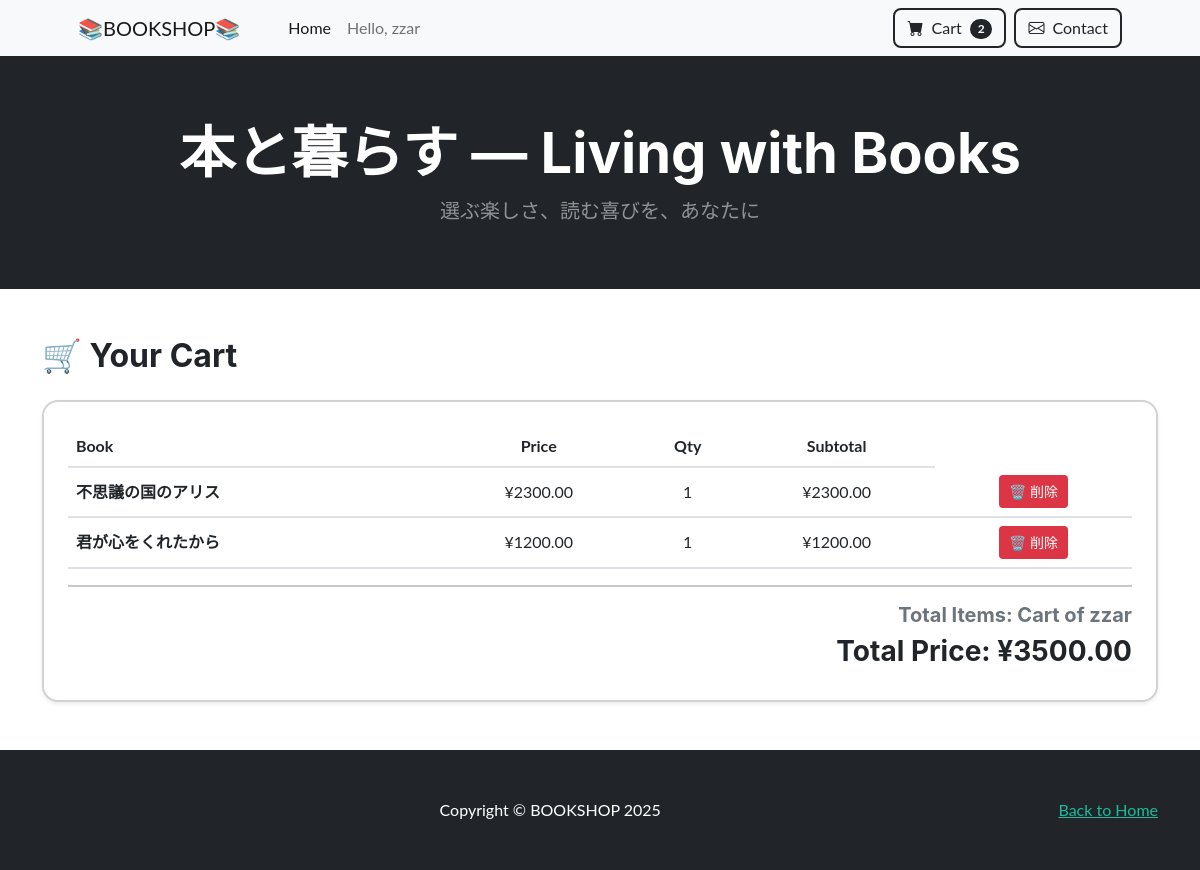
/bookshop/cart/ (signed in), run on the app's committed database.
### accounts/models.py (models this page shows)
class CustomUser(AbstractUser):
    pass

### bookshop_app/models.py (models this page shows, shortened)
class Cart(models.Model):
    user = models.OneToOneField(settings.AUTH_USER_MODEL, on_delete=models.CASCADE)
    def total_items(self):
        return sum(item.quantity for item in self.items.all())
    def __str__(self):
        return f"Cart of {self.user.username}"

class CartItem(models.Model):
    cart = models.ForeignKey(Cart, related_name="items", on_delete=models.CASCADE)
    book = models.ForeignKey(Book, on_delete=models.CASCADE)
    quantity = models.PositiveIntegerField(default=1)
    def subtotal(self):
        return self.book.price * self.quantity

class Book(models.Model):
    title = models.CharField(max_length=200)
    description = models.TextField(blank=True, null=True)
    price = models.DecimalField(max_digits=10, decimal_places=2, null=True, blank=True)
    image = models.ImageField(upload_to='book_images/', blank=True, null=True)
    categories = models.ManyToManyField(Category, related_name='books', blank=True)

### bookshop_app/views.py (the view)
# urls.py: path('cart/', views.cart_detail, name='cart_detail'),
@login_required(login_url='accounts:login')
def cart_detail(request):
    cart, _ = Cart.objects.get_or_create(user=request.user)
    items = cart.items.all()
    total = sum(item.subtotal() for item in items)
    count = sum(item.quantity for item in items)
    return render(request, 'cart_detail.html', {
        'cart': cart,
        'items': items,
        'total': total,
        'count': count,
    })

### bookshop_app/templates/cart_detail.html (shortened to what this page needs)
{% extends "base.html" %}
{% block content %}
<div class="container my-5">
    <h2 class="fw-bolder mb-4 text-dark">🛒 Your Cart</h2>
    <div class="card shadow-sm rounded-4">
        <div class="card-body p-4">
            <table class="table align-middle">
                <thead>
                    <tr>
                        <th>Book</th>
                        <th class="text-center">Price</th>
                        <th class="text-center">Qty</th>
                        <th class="text-center">Subtotal</th>
                    </tr>
                </thead>
                <tbody>
                    {% for item in items %}
                    <tr>
                        <td class="fw-semibold">{{ item.book.title }}</td>
                        <td class="text-center">¥{{ item.book.price }}</td>
                        <td class="text-center">{{ item.quantity }}</td>
                        <td class="text-center">¥{{ item.subtotal }}</td>
                        <td class="text-center">
                            <a href="{% url 'bookshop:remove_cart_item' item.id %}" class="btn btn-sm btn-danger">
                                🗑 削除
                            </a>
                        </td>
                    </tr>
                    {% empty %}
                    <tr><td colspan="4" class="text-center text-muted">カートは空です</td></tr>
                    {% endfor %}
                </tbody>
            </table>
            <hr>
            <div class="text-end">
                <h5 class="text-muted">Total Items: {{ cart }}</h5>
                <h3 class="fw-bold text-dark">Total Price: ¥{{ total }}</h3>
            </div>
        </div>
    </div>
</div>
{% endblock %}

### bookshop_app/templates/base.html (shortened to what this page needs)
{% load static %}
<!DOCTYPE html>
<html lang="en">
    <head>
        <link href="https://cdn.jsdelivr.net/npm/bootstrap-icons@1.5.0/font/bootstrap-icons.css" rel="stylesheet" />
        <link href= "{% static "css/bookshop.css" %}" rel="stylesheet" />
    </head>
    <body>
        <nav class="navbar navbar-expand-lg navbar-light bg-light">
            <div class="container px-4 px-lg-5">
                <a class="navbar-brand" href="{% url 'bookshop:index' %}">📚BOOKSHOP📚</a>
                <div class="collapse navbar-collapse" id="navbarSupportedContent">
                    <ul class="navbar-nav me-auto mb-2 mb-lg-0 ms-lg-4">
                        <li class="nav-item"><a class="nav-link active" aria-current="page" href="{% url 'bookshop:index' %}">Home</a></li>
                        {% if user.is_authenticated %}
                            <li class="nav-item">
                                <a class="nav-link" href="{% url 'accounts:mypage' %}">Hello, {{ user.username }}</a>
                            </li>
                        {% endif %}
                    </ul>
                    <a class="btn btn-outline-dark" href="{% url 'bookshop:cart_detail' %}">
                    <i class="bi bi-cart-fill me-1"></i> Cart
                    <span class="badge bg-dark text-white ms-1 rounded-pill">
                        {% if user.is_authenticated and user.cart %}
                            {{ user.cart.total_items }}
                        {% else %}
                            0
                        {% endif %}
                    </span>
                    </a>
                    <a class="btn btn-outline-dark ms-2" href="{% url 'bookshop:contact' %}">
                    <i class="bi bi-envelope me-1"></i> Contact
                    </a>
                </div>
            </div>
        </nav>
        <header class="bg-dark py-3">
            <div class="container px-4 px-lg-5 my-5">
                <div class="text-center text-white">
                    <h1 class="display-4 fw-bolder">本と暮らす — Living with Books</h1>
                    <p class="lead fw-normal text-white-50 mb-0">選ぶ楽しさ、読む喜びを、あなたに</p>
                </div>
            </div>
        </header>
        <main>
            {% block content %}
            {% endblock %}
        </main>
        <footer class="py-5 bg-dark">
            <div class="container">
                <p class="float-end mb-1">
                    <a href="{% url 'bookshop:index' %}">Back to Home</a>
                </p>
                <p class="m-0 text-center text-white">Copyright &copy; BOOKSHOP 2025</p></div>
        </footer>
    </body>
</html>

### data on the page
CustomUser: username "zzar", cart.total_items "2"
CartItem: book "不思議の国のアリス", book.price "2300.00", quantity "1", subtotal "2300.00"
CartItem: book "君が心をくれたから", book.price "1200.00", quantity "1", subtotal "1200.00"
Cart: user.username "Cart of zzar"

### other printed values
{{ total }} "3500.00"
